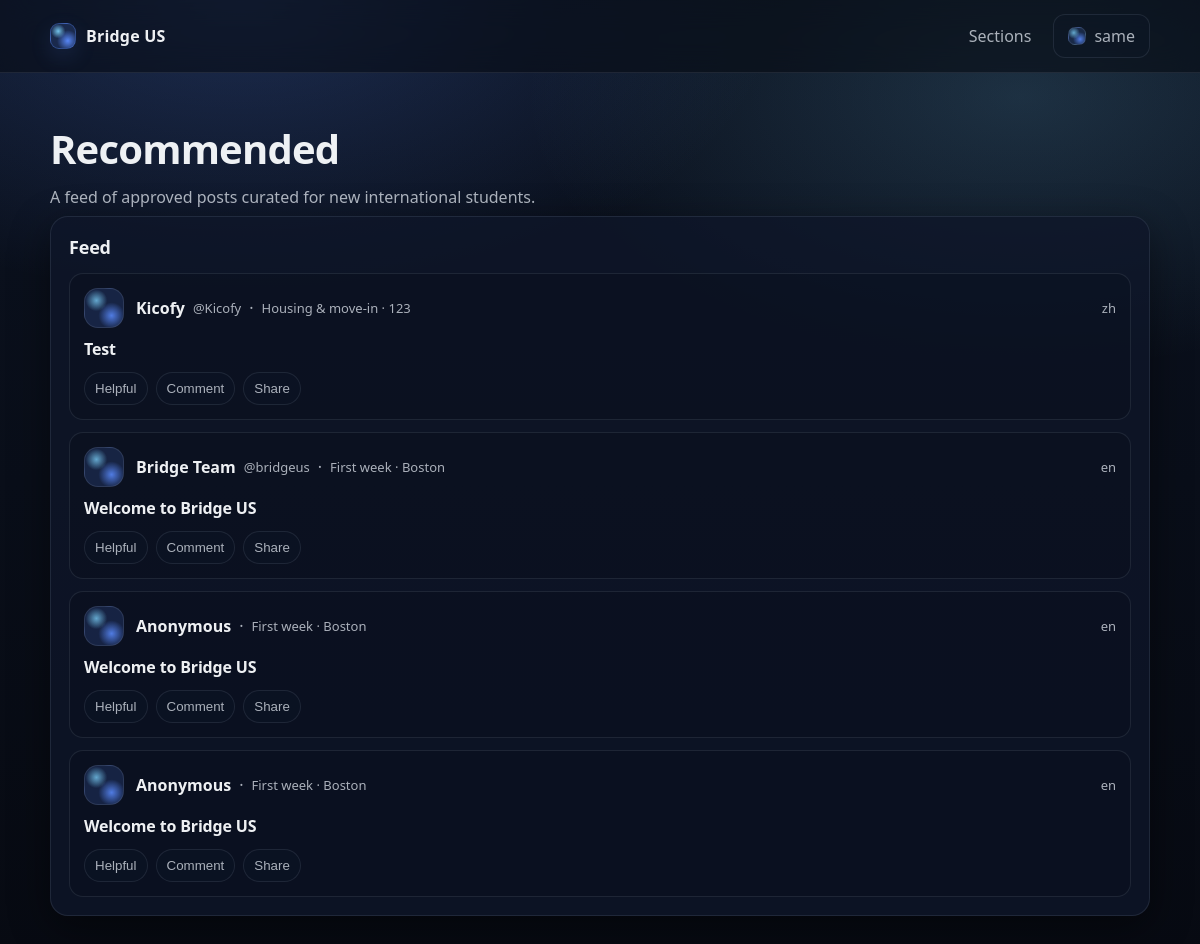
The page / (signed in) on the database its author committed.
### tables this page shows
CREATE TABLE users (
              id INTEGER PRIMARY KEY AUTOINCREMENT,
              uid TEXT NOT NULL UNIQUE,
              email TEXT NOT NULL UNIQUE,
              username TEXT NOT NULL,
              password_hash TEXT NOT NULL,
              lang TEXT NOT NULL DEFAULT 'en',
              created_at TEXT NOT NULL DEFAULT (datetime('now'))
            , is_admin INTEGER NOT NULL DEFAULT 0);

CREATE TABLE posts (
              id INTEGER PRIMARY KEY AUTOINCREMENT,
              title TEXT NOT NULL,
              content TEXT NOT NULL,
              city TEXT,
              section TEXT NOT NULL,
              status TEXT NOT NULL,
              source_lang TEXT NOT NULL DEFAULT 'en',
              created_at TEXT NOT NULL DEFAULT (datetime('now')),
              updated_at TEXT NOT NULL DEFAULT (datetime('now'))
            , author_name TEXT, author_handle TEXT, author_user_id INTEGER, reviewed_by_user_id INTEGER, review_note TEXT, reviewed_at TEXT);

### app.py (the view)
    @app.get("/")
    def index():
        posts = list_approved_posts(limit=10)
        return render_template("index.html", posts=posts)

### db.py (called while the page is built)
def get_db() -> sqlite3.Connection:
    db: Optional[sqlite3.Connection] = g.get("db")
    if db is None:
        db = sqlite3.connect(current_app.config["DATABASE_PATH"])
        db.row_factory = sqlite3.Row
        g.db = db
    return db

def list_approved_posts(
    *, limit: int = 50, city: Optional[str] = None, section: Optional[str] = None
) -> List[Dict[str, Any]]:
    db = get_db()
    q = """
    SELECT id, title, city, section, source_lang, created_at, author_name, author_handle
    FROM posts
    WHERE status = 'approved'
    """
    args: List[Any] = []
    if city:
        q += " AND lower(coalesce(city,'')) = lower(?)"
        args.append(city.strip())
    if section:
        q += " AND section = ?"
        args.append(section)
    q += " ORDER BY id DESC LIMIT ?"
    args.append(limit)
    rows = db.execute(q, tuple(args)).fetchall()
    return [dict(r) for r in rows]

def get_user_by_id(user_id: int) -> Optional[Dict[str, Any]]:
    db = get_db()
    row = db.execute(
        """
        SELECT id, uid, email, username, lang, is_admin, created_at
        FROM users
        WHERE id = ?
        """,
        (user_id,),
    ).fetchone()
    return dict(row) if row else None

### templates/index.html (shortened to what this page needs)
{% extends "base.html" %}
{% block content %}
  <section class="hero" style="padding-bottom: 8px;">
    <h1>Recommended</h1>
    <p class="muted">A feed of approved posts curated for new international students.</p>
  </section>
  <section class="card">
    <div class="row">
      <h2 style="margin: 0;">Feed</h2>
    </div>
    {% if posts and posts|length > 0 %}
      <ul class="feed">
        {% for p in posts %}
          <li class="post-card">
            <div class="post-head">
              <div class="avatar" aria-hidden="true"></div>
              <div class="post-head-main">
                <div class="author-line">
                  <span class="author-name">{{ p.author_name or "Anonymous" }}</span>
                  {% if p.author_handle %}<span class="author-handle">{{ p.author_handle }}</span>{% endif %}
                  <span class="dot">·</span>
                  <span class="meta">{{ section_label(p.section) }}{% if p.city %} · {{ p.city }}{% endif %}</span>
                </div>
              </div>
              <div class="meta">{{ p.source_lang }}</div>
            </div>
            <div class="post-body">
              <a class="post-title" href="{{ url_for('post_detail', post_id=p.id) }}">{{ p.title }}</a>
            </div>
            <div class="post-actions">
              <button class="action" type="button">Helpful</button>
              <button class="action" type="button">Comment</button>
              <button class="action" type="button">Share</button>
            </div>
          </li>
        {% endfor %}
      </ul>
    {% else %}
      <p class="muted">No approved posts yet. (Step 2) Insert one row with status=approved to verify DB wiring.</p>
    {% endif %}
  </section>
{% endblock %}

### templates/base.html (shortened to what this page needs)
<!doctype html>
<html lang="{{ get_locale() }}">
  <head>
    <link rel="stylesheet" href="{{ url_for('static', filename='app.css') }}" />
  </head>
  <body>
    <header class="topbar">
      <div class="container">
        <a class="brand brand-link" href="{{ url_for('index') }}">
          <span class="logo" aria-hidden="true"></span>
          <span>Bridge US</span>
        </a>
        <nav class="nav">
          <a href="{{ url_for('sections_page') }}">{{ _("Sections") }}</a>
          {% if current_user %}
            <details class="menu">
              <summary class="btn btn-ghost menu-trigger" aria-label="User menu">
                <span class="avatar-sm" aria-hidden="true"></span>
                <span class="menu-name">{{ current_user.username }}</span>
              </summary>
            </details>
          {% endif %}
        </nav>
      </div>
    </header>
    <main class="container">
      <div class="page">
        {% block content %}{% endblock %}
      </div>
    </main>
  </body>
</html>

### rows shown on the page
users: username "same"
posts: author_name "Kicofy", author_handle "@Kicofy", section "Housing & move-in", city "123", source_lang "zh", title "Test"
posts: author_name "Bridge Team", author_handle "@bridgeus", section "First week", city "Boston", source_lang "en", title "Welcome to Bridge US"
posts: author_name "Anonymous", section "First week", city "Boston", source_lang "en", title "Welcome to Bridge US"
posts: author_name "Anonymous", section "First week", city "Boston", source_lang "en", title "Welcome to Bridge US"
